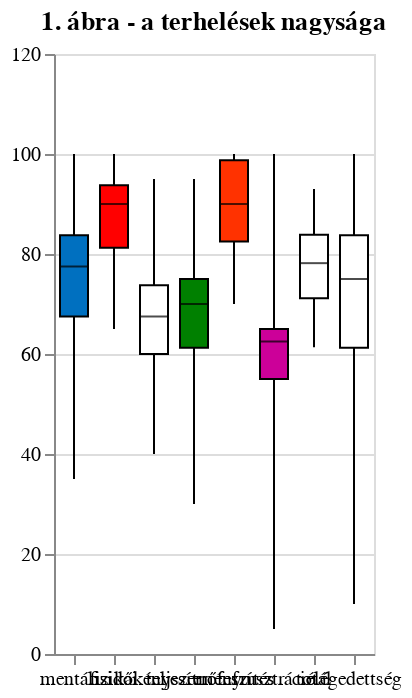

Describe this chart as a Vega-Lite specification.
### Vega-Lite specification from a JSON file in a GitHub repository (floating-point values rounded to 4 significant figures)
{"$schema": "https://vega.github.io/schema/vega-lite/v5.json", "description": "A simple bar chart with embedded data.", "title": "1. ábra - a terhelések nagysága", "data": {"values": [{"Dim": "mentális", "color": "rgb(0, 112, 192)", "lower": 35.0, "q1": 67.5, "median": 77.5, "q3": 83.75, "upper": 100, "outliers": []}, {"Dim": "fizikai", "color": "rgb(255, 0, 0)", "lower": 65.0, "q1": 81.25, "median": 90, "q3": 93.75, "upper": 100, "outliers": []}, {"Dim": "időkényszer", "color": "rgb(255, 255, 255)", "lower": 40.0, "q1": 60.0, "median": 67.5, "q3": 73.75, "upper": 95.0, "outliers": []}, {"Dim": "teljesítmény", "color": "rgb(0, 128, 0)", "lower": 30.0, "q1": 61.25, "median": 70.0, "q3": 75.0, "upper": 95.0, "outliers": []}, {"Dim": "erőfeszítés", "color": "rgb(255, 50, 00)", "lower": 70.0, "q1": 82.5, "median": 90.0, "q3": 98.75, "upper": 100.0, "outliers": []}, {"Dim": "frusztráció", "color": "rgb(204, 0, 153)", "lower": 5.0, "q1": 55.0, "median": 62.5, "q3": 65.0, "upper": 100.0, "outliers": []}, {"Dim": "totál", "color": "rgb(255, 255, 255)", "lower": 61.33, "q1": 71.17, "median": 78.17, "q3": 83.83, "upper": 93.0, "outliers": []}, {"Dim": "elégedettség", "color": "rgb(255, 255, 255)", "lower": 10.0, "q1": 61.25, "median": 75.0, "q3": 83.75, "upper": 100.0, "outliers": []}]}, "encoding": {"x": {"field": "Dim", "type": "nominal", "title": null, "sort": null, "axis": {"labelAngle": 0}}}, "layer": [{"mark": {"type": "rule"}, "encoding": {"y": {"field": "lower", "type": "quantitative", "scale": {"zero": false}, "title": null}, "y2": {"field": "upper"}}}, {"mark": {"type": "bar", "size": 14, "opacity": 1.0, "stroke": "black", "strokeWidth": 1}, "encoding": {"y": {"field": "q1", "type": "quantitative", "scale": {"domain": [0, 120]}}, "y2": {"field": "q3"}, "color": {"field": "color", "type": "nominal", "legend": null, "scale": null}}}, {"mark": {"type": "tick", "color": "black", "size": 14}, "encoding": {"y": {"field": "median", "type": "quantitative"}}}, {"transform": [{"flatten": ["outliers"]}], "mark": {"type": "point", "style": "boxplot-outliers"}, "encoding": {"y": {"field": "outliers", "type": "quantitative"}}}]}
